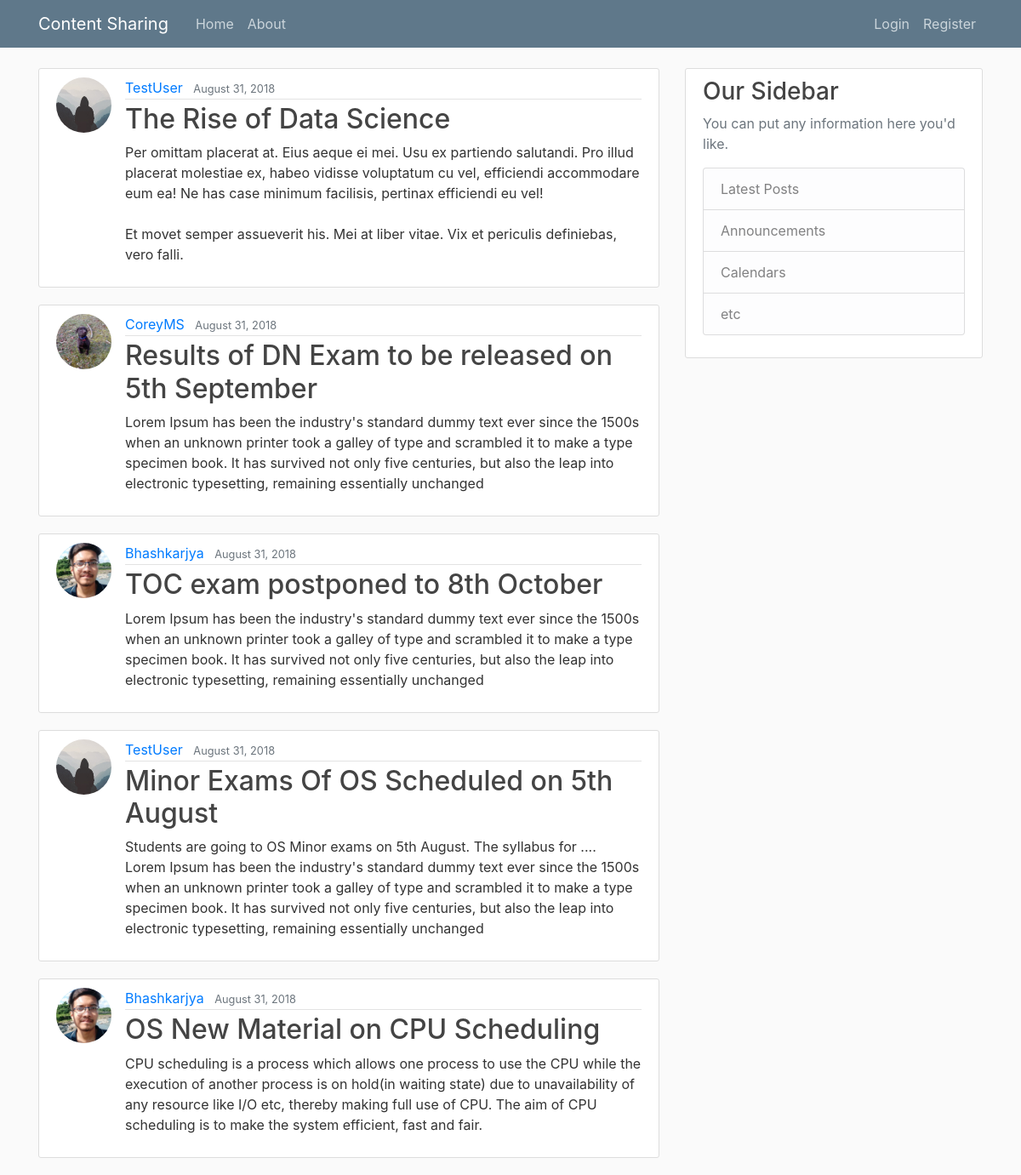
The page / on the database its author committed.
### blog/models.py (models this page shows, shortened)
class Post(models.Model):
    title = models.CharField(max_length=100)
    content = models.TextField()
    date_posted = models.DateTimeField(default=timezone.now)
    author = models.ForeignKey(User, on_delete=models.CASCADE)

### users/models.py (models this page shows, shortened)
class Profile(models.Model):
    user = models.OneToOneField(User, on_delete=models.CASCADE)
    image = models.ImageField(default='default.jpg', upload_to='profile_pics')

### blog/views.py (the view)
# urls.py: path('', PostListView.as_view(), name='blog-home'),
class PostListView(ListView):
    model = Post
    template_name = 'blog/home.html'  # <app>/<model>_<viewtype>.html
    context_object_name = 'posts'
    ordering = ['-date_posted']
    paginate_by = 5

### blog/templates/blog/home.html
{% extends "blog/base.html" %}
{% block content %}
{% for post in posts %}
        <article class="media content-section">
          <img class="rounded-circle article-img" src="{{ post.author.profile.image.url }}">
          <div class="media-body">
            <div class="article-metadata">
              <a class="mr-2" href="{% url 'user-posts' post.author.username %}">{{ post.author }}</a>
              <small class="text-muted">{{ post.date_posted|date:"F d, Y" }}</small>
            </div>
            <h2><a class="article-title" href="{% url 'post-detail' post.id %}">{{ post.title }}</a></h2>
            <p class="article-content">{{ post.content }}</p>
          </div>
        </article>
    {% endfor %}
{% endblock content %}

### blog/templates/blog/base.html (shortened to what this page needs)
{% load static %}
<!DOCTYPE html>
<html>
<head>
    <link rel="stylesheet" href="https://maxcdn.bootstrapcdn.com/bootstrap/4.0.0/css/bootstrap.min.css">
    <link rel="stylesheet" type="text/css" href="{% static 'blog/main.css' %}">
</head>
<body>
    <header class="site-header">
      <nav class="navbar navbar-expand-md navbar-dark bg-steel fixed-top">
        <div class="container">
          <a class="navbar-brand mr-4" href="{% url 'blog-home' %}">Content Sharing</a>
          <div class="collapse navbar-collapse" id="navbarToggle">
            <div class="navbar-nav mr-auto">
              <a class="nav-item nav-link" href="{% url 'blog-home' %}">Home</a>
              <a class="nav-item nav-link" href="{% url 'blog-about' %}">About</a>
            </div>
            <div class="navbar-nav">
              {% if user.is_authenticated %}
                <a class="nav-item nav-link" href="{% url 'post-create' %}">New Post</a>
                <a class="nav-item nav-link" href="{% url 'profile' %}">Profile</a>
                <a class="nav-item nav-link" href="{% url 'logout' %}">Logout</a>
              {% else %}
                <a class="nav-item nav-link" href="{% url 'login' %}">Login</a>
                <a class="nav-item nav-link" href="{% url 'register' %}">Register</a>
              {% endif %}
            </div>
          </div>
        </div>
      </nav>
    </header>
    <main role="main" class="container">
      <div class="row">
        <div class="col-md-8">
          {% block content %}{% endblock %}
        </div>
        <div class="col-md-4">
          <div class="content-section">
            <h3>Our Sidebar</h3>
            <p class='text-muted'>You can put any information here you'd like.
              <ul class="list-group">
                <li class="list-group-item list-group-item-light">Latest Posts</li>
                <li class="list-group-item list-group-item-light">Announcements</li>
                <li class="list-group-item list-group-item-light">Calendars</li>
                <li class="list-group-item list-group-item-light">etc</li>
              </ul>
            </p>
          </div>
        </div>
      </div>
    </main>
</body>
</html>

### blog/static/blog/main.css (style rules this page uses)
body { background: #fafafa; color: #333333; margin-top: 5rem; }
h1, h2, h3, h4, h5, h6 { color: #444444; }
ul { margin: 0; }
.bg-steel { background-color: #5f788a; }
.site-header .navbar-nav .nav-link { color: #cbd5db; }
.content-section { background: #ffffff; padding: 10px 20px; border: 1px solid #dddddd; border-radius: 3px; margin-bottom: 20px; }
.article-title { color: #444444; }
.article-content { white-space: pre-line; }
.article-img { height: 65px; width: 65px; margin-right: 16px; }
.article-metadata { padding-bottom: 1px; margin-bottom: 4px; border-bottom: 1px solid #e3e3e3 }

### rows shown on the page
Post: author.profile.image (placeholder picture), author "TestUser", date_posted "August 31, 2018", title "The Rise of Data Science", content "Per omittam placerat at. Eius aeque ei mei. Usu ex partiendo salutandi. Pro illud placerat molestiae ex, habeo vidisse voluptatum cu vel, efficiendi accommodare eum ea! Ne has case minimum facilisis, pertinax efficiendi eu vel! Et movet semper assueverit his. Mei at liber vitae. Vix et periculis definiebas, vero falli."
Post: author.profile.image (picture), author "CoreyMS", date_posted "August 31, 2018", title "Results of DN Exam to be released on 5th September", content "Lorem Ipsum has been the industry's standard dummy text ever since the 1500s when an unknown printer took a galley of type and scrambled it to make a type specimen book. It has survived not only five centuries, but also the leap into electronic typesetting, remaining essentially unchanged"
Post: author.profile.image (picture), author "Bhashkarjya", date_posted "August 31, 2018", title "TOC exam postponed to 8th October", content "Lorem Ipsum has been the industry's standard dummy text ever since the 1500s when an unknown printer took a galley of type and scrambled it to make a type specimen book. It has survived not only five centuries, but also the leap into electronic typesetting, remaining essentially unchanged"
Post: author.profile.image (placeholder picture), author "TestUser", date_posted "August 31, 2018", title "Minor Exams Of OS Scheduled on 5th August", content "Students are going to OS Minor exams on 5th August. The syllabus for .... Lorem Ipsum has been the industry's standard dummy text ever since the 1500s when an unknown printer took a galley of type and scrambled it to make a type specimen book. It has survived not only five centuries, but also the leap into electronic typesetting, remaining essentially unchanged"
Post: author.profile.image (picture), author "Bhashkarjya", date_posted "August 31, 2018", title "OS New Material on CPU Scheduling", content "CPU scheduling is a process which allows one process to use the CPU while the execution of another process is on hold(in waiting state) due to unavailability of any resource like I/O etc, thereby making full use of CPU. The aim of CPU scheduling is to make the system efficient, fast and fair."
